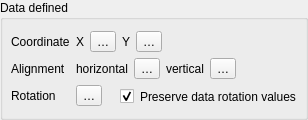
                       <widget class="QGroupBox" name="mPlacementDDGroupBox">
                        <property name="title">
                         <string>Data defined</string>
                        </property>
                        <property name="flat">
                         <bool>false</bool>
                        </property>
                        <property name="syncGroup" stdset="0">
                         <string notr="true">labelplacementgroup</string>
                        </property>
                        <layout class="QGridLayout" name="gridLayout_4">
                         <property name="leftMargin">
                          <number>8</number>
                         </property>
                         <property name="rightMargin">
                          <number>8</number>
                         </property>
                         <item row="1" column="0">
                          <widget class="QLabel" name="mCoordAlignmentLabel">
                           <property name="text">
                            <string>Alignment</string>
                           </property>
                          </widget>
                         </item>
                         <item row="0" column="0">
                          <widget class="QLabel" name="mCoordLabel">
                           <property name="text">
                            <string>Coordinate</string>
                           </property>
                          </widget>
                         </item>
                         <item row="2" column="0">
                          <widget class="QLabel" name="mCoordRotationLabel">
                           <property name="text">
                            <string>Rotation</string>
                           </property>
                          </widget>
                         </item>
                         <item row="1" column="1">
                          <widget class="QFrame" name="mCoordAlignmentFrame">
                           <layout class="QHBoxLayout" name="horizontalLayout_27">
                            <property name="leftMargin">
                             <number>0</number>
                            </property>
                            <property name="topMargin">
                             <number>0</number>
                            </property>
                            <property name="rightMargin">
                             <number>0</number>
                            </property>
                            <property name="bottomMargin">
                             <number>0</number>
                            </property>
                            <item>
                             <widget class="QLabel" name="mCoordAlignmentHLabel">
                              <property name="sizePolicy">
                               <sizepolicy hsizetype="Maximum" vsizetype="Preferred">
                                <horstretch>0</horstretch>
                                <verstretch>0</verstretch>
                               </sizepolicy>
                              </property>
                              <property name="text">
                               <string>horizontal</string>
                              </property>
                             </widget>
                            </item>
                            <item>
                             <widget class="QgsPropertyOverrideButton" name="mCoordAlignmentHDDBtn">
                              <property name="text">
                               <string>…</string>
                              </property>
                             </widget>
                            </item>
                            <item>
                             <widget class="QLabel" name="mCoordAlignmentVLabel">
                              <property name="sizePolicy">
                               <sizepolicy hsizetype="Maximum" vsizetype="Preferred">
                                <horstretch>0</horstretch>
                                <verstretch>0</verstretch>
                               </sizepolicy>
                              </property>
                              <property name="text">
                               <string>vertical</string>
                              </property>
                             </widget>
                            </item>
                            <item>
                             <widget class="QgsPropertyOverrideButton" name="mCoordAlignmentVDDBtn">
                              <property name="text">
                               <string>…</string>
                              </property>
                             </widget>
                            </item>
                            <item>
                             <spacer name="horizontalSpacer_21">
                              <property name="orientation">
                               <enum>Qt::Horizontal</enum>
                              </property>
                              <property name="sizeHint" stdset="0">
                               <size>
                                <width>0</width>
                                <height>20</height>
                               </size>
                              </property>
                             </spacer>
                            </item>
                           </layout>
                          </widget>
                         </item>
                         <item row="0" column="1">
                          <layout class="QHBoxLayout" name="horizontalLayout_22">
                           <item>
                            <widget class="QLabel" name="mCoordXLabel">
                             <property name="sizePolicy">
                              <sizepolicy hsizetype="Maximum" vsizetype="Preferred">
                               <horstretch>0</horstretch>
                               <verstretch>0</verstretch>
                              </sizepolicy>
                             </property>
                             <property name="text">
                              <string>X</string>
                             </property>
                            </widget>
                           </item>
                           <item>
                            <widget class="QgsPropertyOverrideButton" name="mCoordXDDBtn">
                             <property name="text">
                              <string>…</string>
                             </property>
                            </widget>
                           </item>
                           <item>
                            <widget class="QLabel" name="mCoordYLabel">
                             <property name="sizePolicy">
                              <sizepolicy hsizetype="Maximum" vsizetype="Preferred">
                               <horstretch>0</horstretch>
                               <verstretch>0</verstretch>
                              </sizepolicy>
                             </property>
                             <property name="text">
                              <string>Y</string>
                             </property>
                            </widget>
                           </item>
                           <item>
                            <widget class="QgsPropertyOverrideButton" name="mCoordYDDBtn">
                             <property name="text">
                              <string>…</string>
                             </property>
                            </widget>
                           </item>
                           <item>
                            <spacer name="horizontalSpacer_22">
                             <property name="orientation">
                              <enum>Qt::Horizontal</enum>
                             </property>
                             <property name="sizeHint" stdset="0">
                              <size>
                               <width>0</width>
                               <height>20</height>
                              </size>
                             </property>
                            </spacer>
                           </item>
                          </layout>
                         </item>
                         <item row="2" column="1">
                          <layout class="QHBoxLayout" name="horizontalLayout_25">
                           <item>
                            <widget class="QgsPropertyOverrideButton" name="mCoordRotationDDBtn">
                             <property name="text">
                              <string>…</string>
                             </property>
                            </widget>
                           </item>
                           <item>
                            <widget class="QCheckBox" name="chkPreserveRotation">
                             <property name="toolTip">
                              <string>Uncheck to write labeling engine derived rotation on pin and NULL on unpin</string>
                             </property>
                             <property name="styleSheet">
                              <string notr="true">margin-left: 12px; margin-top: 3px;</string>
                             </property>
                             <property name="text">
                              <string>Preserve data rotation values</string>
                             </property>
                             <property name="checked">
                              <bool>true</bool>
                             </property>
                            </widget>
                           </item>
                          </layout>
                         </item>
                        </layout>
                       </widget>
